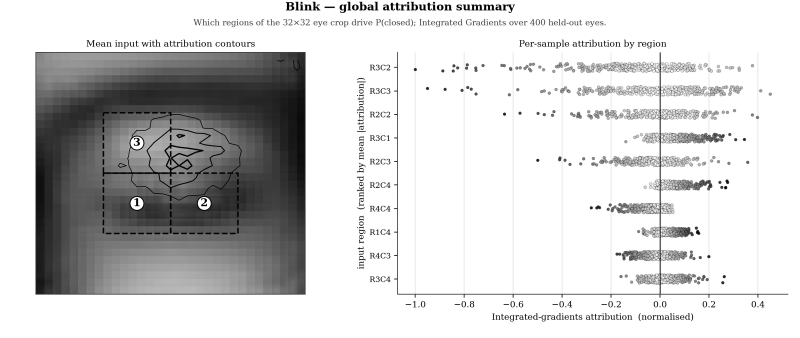
#> input picture paper1_work/figures/attribution_blink_A1_summary.png, 1600 x 676 px (shown at 1/2 size)
$ python -i build_paper_latex.py   (imports and definitions only)
#> lines starting #> are read from the running program, lines starting #| are printed output that depends on the picture
"""Convert the MAPLE manuscript parts into an Overleaf-ready LaTeX project.

Produces  reports/overleaf/
    main.tex          elsarticle (Elsevier) preamble, front matter, \\input lines
    sections/         one .tex per paper section (see SECTION_MAP)
    refs.bib          BibTeX generated from scripts/refs.py
    highlights.tex    Elsevier Highlights, a standalone document
    figures/          only the figures the in-scope sections reference
    README.md         upload + compile instructions

Sections are written one at a time. `--only 1,2` converts Sections 1 and 2 and
writes the rest as stubs that still compile and keep the numbering correct, so
the paper is a valid document at every stage and adding a section is one re-run
with a wider `--only`. With no `--only`, every section is converted.

What is converted automatically
    headings          ## / ### / ####      -> \\section / \\subsection / \\subsubsection
    equations         $$ ... $$ (N)        -> equation environment + \\label{eq:N}
    in-text (N)       equation references  -> \\eqref{eq:N}
    figures           !FIG path | caption  -> figure environment + \\label{fig:N}
    in-text Fig. N                         -> Fig.~\\ref{fig:N}
    tables            pipe tables          -> tabularx + \\label{tab:N}
    in-text Table N                        -> Table~\\ref{tab:N}
    algorithms        ```algorithm blocks  -> algorithm + algorithmic
    citations         [@key]               -> \\cite{key}
    inline markup     **b** *i* `c`        -> \\textbf \\emph \\texttt
    Unicode maths     160 distinct glyphs  -> LaTeX commands (see SYM)

Because LaTeX numbers equations, figures, tables and algorithms itself, the
manual numbers in the markdown become labels and every cross-reference becomes
a \\ref. Inserting an equation later therefore renumbers the whole paper
correctly, which the .docx pipeline could not do.

CAVEAT: the source equations are ASCII/Unicode maths written for a plain-text
renderer, and a few carry English words inside them. Those are wrapped in
\\text{} heuristically. The output compiles, but the equations should be read
once before submission -- the script reports which ones contain prose.

Usage:  python scripts/build_paper_latex.py [--only 1,2] [--zip]
"""
from __future__ import annotations

import re
import shutil
import sys
import zipfile
from pathlib import Path

ROOT = Path(__file__).resolve().parent.parent
sys.path.insert(0, str(ROOT / "scripts"))
from refs import BIB  # noqa: E402

PARTS_DIR = ROOT / "reports" / "paper"
PARTS = [
    "part1_intro.md", "part2_method_a.md", "part3_method_b.md",
    "part4_experimental.md", "part5a_results_leak_gaze.md",
    "part5b_results_pose_voice.md", "part5c_results_blink_synth.md",
    "part6_conclusion.md",
]
FIGDIR = ROOT / "reports" / "figures"
OUT = ROOT / "reports" / "overleaf"

TITLE = ("MAPLE: A leakage-audited and explainable framework for real-time "
         "multimodal hands-free interaction")
AUTHOR = "Mohammad Anas Shaik"
DEPT = "MSc Data Science"
INST = "York St John University"
CITY = "London"
COUNTRY = "United Kingdom"
EMAIL = "mohammad.shaik@yorksj.ac.uk"
SHORT_TITLE = "Leakage-audited multimodal hands-free interaction"
SHORT_AUTHOR = "M. A. Shaik"
CREDIT = ("Conceptualization, Methodology, Software, Validation, "
          "Formal analysis, Investigation, Data curation, "
          "Writing -- original draft, Writing -- review and editing, "
          "Visualization")

# Files lifted out of els-cas-templates.zip so the project compiles anywhere,
# including an Overleaf account whose TeX Live lacks the CAS bundle.
TEMPLATE_ZIP = ROOT / "els-cas-templates.zip"
TEMPLATE_FILES = ["cas-sc.cls", "cas-dc.cls", "cas-common.sty",
                  "cas-model2-names.bst"]

# --------------------------------------------------------------- symbol table
GREEK = {
    "α": r"\alpha", "β": r"\beta", "γ": r"\gamma", "δ": r"\delta",
    "ε": r"\varepsilon", "ϵ": r"\epsilon", "ζ": r"\zeta", "η": r"\eta",
    "θ": r"\theta", "ϑ": r"\vartheta", "κ": r"\kappa", "λ": r"\lambda",
    "μ": r"\mu", "ν": r"\nu", "π": r"\pi", "ρ": r"\rho", "ϱ": r"\varrho",
    "σ": r"\sigma", "τ": r"\tau", "φ": r"\varphi", "ϕ": r"\phi",
    "χ": r"\chi", "ψ": r"\psi", "ω": r"\omega",
    "Γ": r"\Gamma", "Δ": r"\Delta", "Λ": r"\Lambda", "Π": r"\Pi",
    "Σ": r"\Sigma", "Φ": r"\Phi", "Ψ": r"\Psi", "Ω": r"\Omega",
    "Ι": r"\mathrm{I}",          # capital iota: used as a plain roman I
}
BB = {"𝔼": r"\mathbb{E}", "ℙ": r"\mathbb{P}", "ℝ": r"\mathbb{R}",
      "ℕ": r"\mathbb{N}",
      # bbm's font descriptor (ubbm.fd) errors on Overleaf's TeX Live, and an
      # indicator function does not justify a whole extra font package.
      "𝟙": r"\mathbf{1}"}
CAL = {"𝒜": "A", "ℬ": "B", "𝒞": "C", "𝒟": "D", "ℰ": "E", "ℱ": "F", "𝒢": "G",
       "ℋ": "H", "𝒦": "K", "ℒ": "L", "ℳ": "M", "𝒪": "O", "𝒬": "Q", "ℛ": "R",
       "𝒮": "S", "𝒯": "T", "𝒰": "U", "𝒱": "V", "𝒲": "W", "𝒳": "X", "𝒴": "Y"}
BOLD = {"𝐚": "a", "𝐛": "b", "𝐜": "c", "𝐠": "g", "𝐤": "k", "𝐦": "m", "𝐨": "o",
        "𝐬": "s", "𝐮": "u", "𝐰": "w", "𝐱": "x", "𝐈": "I", "𝐊": "K", "𝐌": "M",
        "𝐏": "P", "𝐑": "R", "𝐒": "S", "𝐖": "W", "𝛗": r"\varphi",
        "𝚽": r"\Phi"}
ACCENT = {"Ē": r"\bar{E}", "ē": r"\bar{e}", "ā": r"\bar{a}",
          "ŝ": r"\hat{s}", "ĉ": r"\hat{c}", "ĝ": r"\hat{g}", "ê": r"\hat{e}",
          "Ĝ": r"\hat{G}", "ẽ": r"\tilde{e}", "ẋ": r"\dot{x}"}
SUPER = {"⁰": "0", "¹": "1", "²": "2", "³": "3", "⁴": "4", "⁵": "5",
         "⁶": "6", "⁷": "7", "⁸": "8", "⁹": "9", "⁻": "-", "⁺": "+",
         "ⁿ": "n"}
SUB = {"₀": "0", "₁": "1", "₂": "2", "₃": "3", "₄": "4", "₅": "5", "₆": "6",
       "₇": "7", "₈": "8", "₉": "9", "₋": "-", "ₜ": "t", "ᵢ": "i", "ⱼ": "j",
       "ₘ": "m", "ₖ": "k", "ₙ": "n", "ₐ": "a", "ᵣ": "r", "₌": "=", "₊": "+"}
OPS = {
    "−": "-", "–": "--", "—": "---", "·": r"\cdot ", "×": r"\times ",
    "±": r"\pm ", "≈": r"\approx ", "≠": r"\neq ", "≤": r"\leq ",
    "≥": r"\geq ", "≪": r"\ll ", "≫": r"\gg ", "≲": r"\lesssim ",
    "≼": r"\preceq ", "≡": r"\equiv ", "∼": r"\sim ", "∈": r"\in ",
    "∉": r"\notin ", "⊂": r"\subset ", "⊆": r"\subseteq ", "∩": r"\cap ",
    "∪": r"\cup ", "⊎": r"\uplus ", "∅": r"\emptyset ", "∀": r"\forall ",
    "∃": r"\exists ", "→": r"\to ", "←": r"\leftarrow ", "↦": r"\mapsto ",
    "⟹": r"\implies ", "⟺": r"\iff ", "∘": r"\circ ", "⊙": r"\odot ",
    "⊕": r"\oplus ", "√": r"\sqrt", "∫": r"\int ", "∂": r"\partial ",
    "∇": r"\nabla ", "∞": r"\infty ", "⋃": r"\bigcup ", "⌊": r"\lfloor ",
    "⌋": r"\rfloor ", "⌈": r"\lceil ", "⌉": r"\rceil ", "‖": r"\|",
    "⟨": r"\langle ", "⟩": r"\rangle ", "…": r"\dots ", "′": "'",
    "°": r"^{\circ}", "½": r"\tfrac{1}{2}", "¬": r"\neg ", "⊥": r"\bot ",
    "ℓ": r"\ell ", "ᵀ": r"^{\mathsf{T}}", "⏟": "", "▷": r"\triangleright ",
    "•": r"\bullet ", "€": r"\euro{}",
}
COMBINING = {"\u0302": "hat", "\u0304": "bar", "\u0303": "tilde", "\u0307": "dot"}

# multi-letter tokens that are operators/functions, not variable products
FUNCS = ["arg max", "arg min", "MaxPool", "AdaptiveAvgPool", "Deadzone",
         "SlewLimit", "ReLU", "Conv", "GAP", "Drop", "Lin", "BN", "Resize",
         "Warp", "Gray", "Rot", "Jitter", "Blur", "Flip", "vec", "clip",
         "exp", "log", "max", "min", "sgn", "diag", "trace", "mean", "median",
         "Var", "Cov", "MSE", "MAE", "RMSE", "Acc", "BalAcc", "Prec", "Rec",
         "ECE", "Brier", "LogLoss", "AUC", "ROC", "PR", "MCC", "TPR", "FPR",
         "FNR", "TP", "TN", "FP", "FN", "DEFF", "Bernoulli", "softmax",
         "triangular", "mel", "Attr", "IG", "Fire", "cov", "risk", "spread",
         "inf", "sup", "lim", "Crop", "GERA", "Deadzone",
         "margin", "contribution", "against", "otherwise", "if", "where"]


# [91 lines left out: functions unicode_to_tex, _balanced, fix_sqrt, brace_scripts, not called in this run]


TRIG = ("arcsin", "arccos", "arctan", "sinh", "cosh", "tanh",
        "sin", "cos", "tan")

FONT_CMDS = frozenset((
    "mathrm", "text", "mathcal", "mathbf", "mathbb", "mathsf", "mathtt",
    "mathit", "operatorname", "textbf", "textit", "emph", "label",
    "begin", "end", "caption", "ref", "eqref",
    "CITE", "EQREF", "FIGREF", "TABREF", "ALGREF", "FIGRANGE"))


# [193 lines left out: functions _group_end, _protected, words_to_text, _split_top, bracket_matrices, wrap_long and 1 more, not called in this run]


def to_math(s: str) -> str:
    return tidy_math(unicode_to_tex(s))


# ---------------------------------------------------------------- text escape
# [23 lines left out: functions escape_text, inline, not called in this run]


SENT_OPEN, SENT_ARG, SENT_SEP, SENT_CLOSE = "\x01", "\x02", "\x04", "\x03"


_SCRIPT_PAYLOAD = (r"(?:\\\{.*?\\\}|\{[^{}]*\}|\$[^$]+\$|\([^()]*\)"
                   r"|(?:--|-)?\d+|[A-Za-z][A-Za-z0-9]*)")
_SCRIPT_PART = re.compile(r"(\\_|\\textasciicircum\{\})(" + _SCRIPT_PAYLOAD + ")")
_BARE_BASE = re.compile(r"(?<![A-Za-z0-9\\])([A-Za-z][A-Za-z0-9]*|\d+(?:\.\d+)?)"
                        r"(?=\\_|\\textasciicircum\{\})")


# [131 lines left out: functions _script_payload, merge_prose_scripts, prose, escape_text_keep_math, not called in this run]


TEXT_SYM = {
    # Anything emitting a backslash must sit inside $...$: escape_text_keep_math
    # skips maths spans but would otherwise rewrite "\dots{}" as
    # "\textbackslash{}dots{}".
    "−": "--", "–": "--", "—": "---", "…": r"$\dots$", "′": "'",
    "‘": "`", "’": "'", "“": "``", "”": "''",
    "°": r"$^{\circ}$", "²": r"$^{2}$", "³": r"$^{3}$", "¹": r"$^{1}$",
    "⁰": r"$^{0}$", "⁴": r"$^{4}$", "⁵": r"$^{5}$", "⁶": r"$^{6}$",
    "⁸": r"$^{8}$", "⁻": r"$^{-}$", "⁺": r"$^{+}$",
    "½": r"$\tfrac{1}{2}$", "±": r"$\pm$", "·": r"$\cdot$", "×": r"$\times$",
    "≈": r"$\approx$", "≤": r"$\leq$", "≥": r"$\geq$", "≫": r"$\gg$",
    "≪": r"$\ll$", "≠": r"$\neq$", "≡": r"$\equiv$", "∼": r"$\sim$",
    "→": r"$\to$", "←": r"$\leftarrow$", "↦": r"$\mapsto$",
    "⟹": r"$\implies$", "∈": r"$\in$", "∉": r"$\notin$", "∩": r"$\cap$",
    "∪": r"$\cup$", "∅": r"$\emptyset$", "∘": r"$\circ$", "⊆": r"$\subseteq$",
    "⊎": r"$\uplus$", "∞": r"$\infty$", "‖": r"$\|$", "√": r"$\surd$",
    "▷": r"$\triangleright$", "⏟": "", "✔": r"$\checkmark$", "✘": r"$\times$",
    "•": r"$\bullet$", "€": r"\texteuro{}", "⌈": r"$\lceil$", "⌉": r"$\rceil$",
    "⌊": r"$\lfloor$", "⌋": r"$\rfloor$", "⟨": r"$\langle$", "⟩": r"$\rangle$",
    "∎": r"$\blacksquare$", "″": "''", "↔": r"$\leftrightarrow$",
    "⊇": r"$\supseteq$", "∝": r"$\propto$", "⊂": r"$\subset$",
    "∀": r"$\forall$", "∃": r"$\exists$", "⊙": r"$\odot$", "⊥": r"$\bot$",
    "¬": r"$\neg$", "∂": r"$\partial$", "∇": r"$\nabla$", "∫": r"$\int$",
    "≲": r"$\lesssim$", "≼": r"$\preceq$", "⋃": r"$\bigcup$",
    "ŷ": r"$\hat{y}$", "ⁿ": r"$^{n}$", "₌": r"$_{=}$", "₊": r"$_{+}$",
}


# [86 lines left out: functions unicode_to_tex_prose, merge_scripts, algo_line, _year_of, _authors_of, _tex, not called in this run]


# A .bib must be ASCII here. cas-sc loads the stix fonts, whose LS1 and LS2
# encodings carry no UTF-8 mapping ("no UTF-8 mapping file for font encoding
# LS1" in the log), so a raw accented character in a bibliography field is a
# compile error. It went unnoticed for four rounds because a filename mismatch
# meant BibTeX never ran, and an un-run bibliography cannot fail.
BIB_ACCENT = {
    "ö": r'{\"o}', "ä": r'{\"a}', "ü": r'{\"u}', "Ö": r'{\"O}',
    "Ä": r'{\"A}', "Ü": r'{\"U}', "ß": r"{\ss}",
    "á": r"{\'a}", "é": r"{\'e}", "í": r"{\'i}", "ó": r"{\'o}",
    "ú": r"{\'u}", "ý": r"{\'y}", "ć": r"{\'c}", "ś": r"{\'s}",
    "à": r"{\`a}", "è": r"{\`e}", "ì": r"{\`i}", "ò": r"{\`o}",
    "ù": r"{\`u}",
    "â": r"{\^a}", "ê": r"{\^e}", "î": r"{\^i}", "ô": r"{\^o}",
    "û": r"{\^u}",
    "ã": r"{\~a}", "ñ": r"{\~n}", "õ": r"{\~o}",
    "č": r"{\v{c}}", "Č": r"{\v{C}}", "š": r"{\v{s}}", "Š": r"{\v{S}}",
    "ž": r"{\v{z}}", "Ž": r"{\v{Z}}", "ř": r"{\v{r}}", "ě": r"{\v{e}}",
    "ç": r"{\c{c}}", "ł": r"{\l}", "ø": r"{\o}", "å": r"{\aa}",
    "€": r"{\texteuro}", "£": r"{\pounds}", "°": r"{\textdegree}",
    "–": "--", "—": "---", "’": "'", "‘": "`", "“": "``", "”": "''",
}


# [250 lines left out: functions _bib_ascii, make_bib, convert, not called in this run]


# A figure is set at \linewidth -- about 6.3 in. At 300 dpi that needs 1890 px;
# the sources run to 3040 px, so every extra pixel is data pdfLaTeX embeds and
# Overleaf's compile timer counts. 1900 keeps full print quality.
FIG_MAX_PX = 1400      # 6.5 in at ~215 dpi; fewer pixels is less decode


def _fast_path(im):
    """Put a figure in the one form pdfTeX embeds without decoding it.

    pdfTeX copies a PNG's compressed stream straight into the PDF -- the
    "(PNG copy)" note in the log -- only for 8-bit RGB or greyscale, no alpha,
    no interlacing, no colour profile. Anything else is decoded with libpng
    and recompressed, which for 63 figures is most of the compile time and is
    what pushes this document over Overleaf's limit. An earlier pass here
    quantised to a 256-colour palette: a third of the bytes, but palette PNGs
    are exactly the case that misses the fast path, so it made the compile
    slower. Size is not the constraint; decode time is.
    """
    im.info.pop("icc_profile", None)
    im.info.pop("transparency", None)
    return im


def copy_figure(src: Path, dst: Path) -> int:
    """Copy a figure, downsampling if it is wider than print needs.

    Returns the bytes saved. Falls back to a plain copy if Pillow is absent or
    the image cannot be read -- a slow compile beats a missing figure.
    """
#> called with dst = 'out.png'
    try:
        from PIL import Image
        with Image.open(src) as im:
#> im is the input picture: PIL image 1600x676 P; min 0, max 255, mean 208.1
            small = im
            if small.width > FIG_MAX_PX:
                h = round(small.height * FIG_MAX_PX / small.width)
                small = small.resize((FIG_MAX_PX, h), Image.LANCZOS)
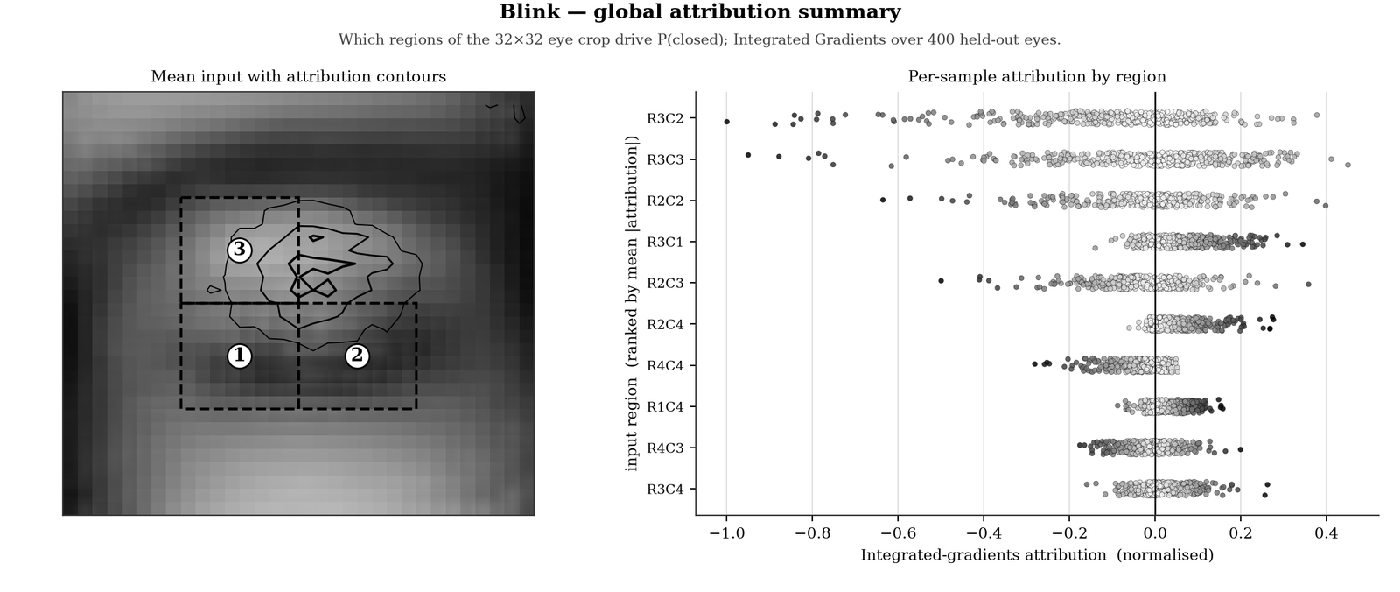
#> small: PIL image 1400x592 P; min 0, max 255, mean 208
            if small.mode == "RGBA":
                # figures sit on white; the alpha channel is a quarter of the
                # data and carries nothing once it is composited
                bg = Image.new("RGB", small.size, "white")
                bg.paste(small, mask=small.split()[3])
                small = bg
            elif small.mode != "RGB":
                small = small.convert("RGB")
            small = _fast_path(small)
            small.save(dst, optimize=True, compress_level=9)
            # Always keep the rewritten file, even when it is the larger of
            # the two. An earlier version kept whichever was smaller, which
            # quietly restored 26 originals in RGBA at full resolution -- the
            # exact form that misses pdfTeX's fast path.
            return src.stat().st_size - dst.stat().st_size
    except Exception:                                    # noqa: BLE001
        pass
    shutil.copy2(src, dst)
    return 0


# [21 lines left out: functions flat_figname, tidy_body, not called in this run]


PREAMBLE = r"""%% ---------------------------------------------------------------
%%  MAPLE -- generated by scripts/build_paper_latex.py
%%  Elsevier CAS template (els-cas-templates v2.4), single column.
%%  Target journal: Machine Learning with Applications.
%%
%%  Overleaf: New Project -> Upload Project -> this zip.
%%  Compiler: pdfLaTeX.  Recompile TWICE so citations resolve.
%%
%%  For the two-column layout the journal prints in, change cas-sc to
%%  cas-dc on the line below. Expect wide equations and the 9-column
%%  Table 2 to need manual attention if you do -- see README.md.
%% ---------------------------------------------------------------
%% If Overleaf still reports "compile timed out", uncomment the next
%% line. It replaces every figure with an outlined box of the same size
%% and never reads the 63 PNGs, which is the bulk of the compile time.
%% Pagination, citations and cross-references all come out identical, so
%% it is the quickest way to get the bibliography to resolve; comment it
%% out again for the version you send on.
%\PassOptionsToPackage{draft}{graphicx}

%% cas-sc loads hyperref itself, so its options must be pre-declared.
%% Without this every float logs "destination with the same identifier
%% has been already used" and its PDF links land on the wrong page.
\PassOptionsToPackage{hypertexnames=false}{hyperref}
\documentclass[a4paper,fleqn]{cas-sc}

%% cas-sc.cls already loads graphicx, amsmath, amsfonts, amssymb, booktabs,
%% array, makecell, multirow, colortbl, dcolumn, xcolor, setspace and
%% hyperref, and defines \newdefinition, \newproof, \printcredits and the
%% highlights environment. Only genuinely missing packages are added here.
\usepackage[authoryear,longnamesfirst]{natbib}
\usepackage{tabularx}
\usepackage{algorithm}
\usepackage{algpseudocode}

%% 63 figures and 13 tables all asking for [t] overflow LaTeX's 18-float
%% queue -- "Too many unprocessed floats", followed by hundreds of junk
%% errors as the queue corrupts. morefloats raises the ceiling; placeins
%% drains the queue at each section boundary.
\usepackage{morefloats}
\usepackage[section]{placeins}

\renewcommand{\tabularxcolumn}[1]{>{\raggedright\arraybackslash}p{#1}}

%% cross-reference helpers emitted by the converter.
%% \CITE maps to \citep: every citation in this manuscript is parenthetical
%% ("the MRL Eye Dataset (Fusek, 2018) holds..."), never a running author.
\newcommand{\CITE}[1]{\citep{#1}}
\newcommand{\EQREF}[1]{\eqref{eq:#1}}
\newcommand{\FIGREF}[1]{Fig.~\ref{fig:#1}}
\newcommand{\FIGRANGE}[2]{Figs.~\ref{fig:#1}--\ref{fig:#2}}
\newcommand{\TABREF}[1]{Table~\ref{tab:#1}}
\newcommand{\ALGREF}[1]{Algorithm~\ref{alg:#1}}

\newtheorem{theorem}{Theorem}
\newtheorem{proposition}{Proposition}
\newtheorem{corollary}{Corollary}
\newdefinition{definition}{Definition}
\newproof{proof}{Proof}

\begin{document}
\let\WriteBookmarks\relax
\def\floatpagepagefraction{1}
\def\textpagefraction{.001}

\shorttitle{SHORTTITLE_HERE}
\shortauthors{SHORTAUTHOR_HERE}

\title[mode = title]{TITLE_HERE}

\author[1]{AUTHOR_HERE}
\cormark[1]
\ead{EMAIL_HERE}
\credit{CREDIT_HERE}

\affiliation[1]{organization={DEPT_HERE, INST_HERE},
                city={CITY_HERE},
                country={COUNTRY_HERE}}

\cortext[1]{Corresponding author}

\begin{abstract}
ABSTRACT_HERE
\end{abstract}

\begin{highlights}
HIGHLIGHTS_HERE
\end{highlights}

\begin{keywords}
KEYWORDS_HERE
\end{keywords}

\maketitle

INPUTS_HERE

\printcredits

\bibliographystyle{cas-model2-names}
\bibliography{refs}

\end{document}
"""

# Paper section -> (output file, markdown heading prefix, source parts).
# Routing is by heading text, not by source file: parts 2+3 are both Section 3
# and parts 5a/5b/5c are all Section 5, so a per-file mapping would be wrong.
#   (number, output stem, markdown heading, source parts, numbered?)
# Back matter (CRediT, competing interest, funding, data availability) must be
# unnumbered, or CRediT prints as "8" and the paper appears to have 8 sections.
SECTION_MAP = [
    (1, "01-introduction",   "1. Introduction",                 "part1_intro.md", True),
    (2, "02-related-work",   "2. Related work",                 "part1_intro.md", True),
    (3, "03-methodology",    "3. Methodology",                  "part2_method_a.md + part3_method_b.md", True),
    (4, "04-experimental",   "4. Experimental settings",        "part4_experimental.md", True),
    (5, "05-results",        "5. Results and discussion",       "part5a/5b/5c_*.md", True),
    (6, "06-threats",        "6. Threats to validity",          "part6_conclusion.md", True),
    (7, "07-conclusion",     "7. Conclusion and future work",   "part6_conclusion.md", True),
    (8, "08-backmatter",     "Declaration of competing interest", "part6_conclusion.md", False),
]
# The CRediT statement is deliberately absent: CAS builds it from the
# \credit{} in the author block via \printcredits, so keeping the hand-written
# section too would print the contribution list twice.
BACKMATTER_HEADS = ("Declaration of competing interest",
                    "Funding",
                    "Data and code availability")
DROP_HEADS = ("CRediT authorship contribution statement",)


# [303 lines left out: functions split_sections, parse_scope, stub_tex, main, not called in this run]


# [2 lines not run here, left out]

>>> result = copy_figure('../paper1_work/figures/attribution_blink_A1_summary.png', 'out.png')

$ run again, on paper1_work/figures/attribution_gaze_A1_summary.png
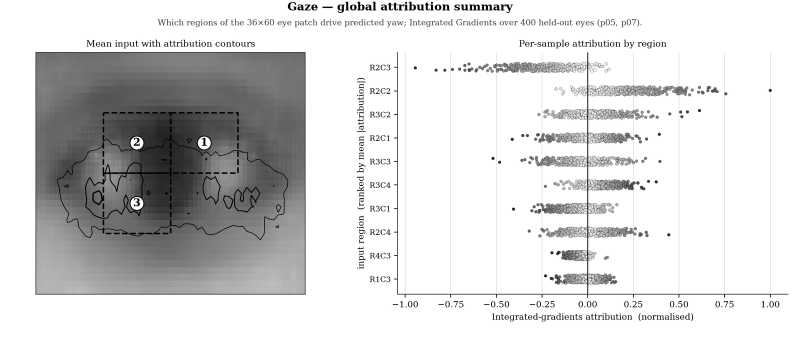
#> input picture paper1_work/figures/attribution_gaze_A1_summary.png, 1600 x 676 px (shown at 1/2 size)
#> in copy_figure, im is the input picture: PIL image 1600x676 P; min 0, max 255, mean 213.2
#> in copy_figure, `small = small.resize((FIG_MAX_PX, h), Image.LANCZOS)`:
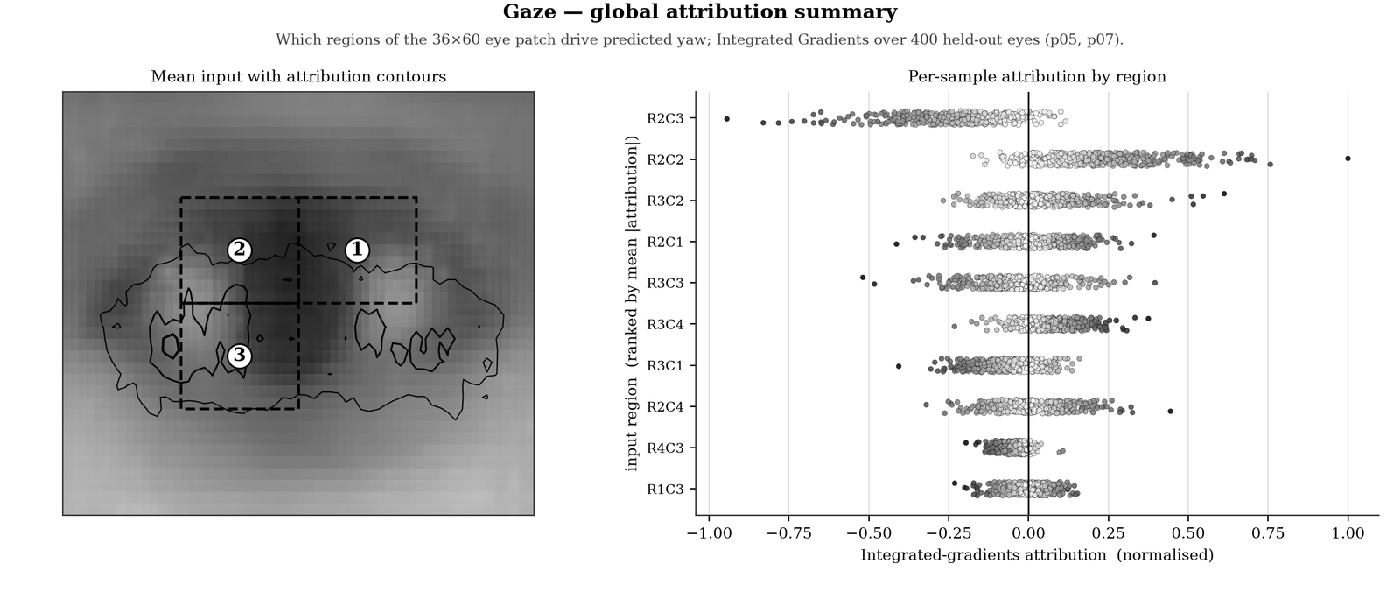
#> small: PIL image 1400x592 P; min 0, max 255, mean 213.1
